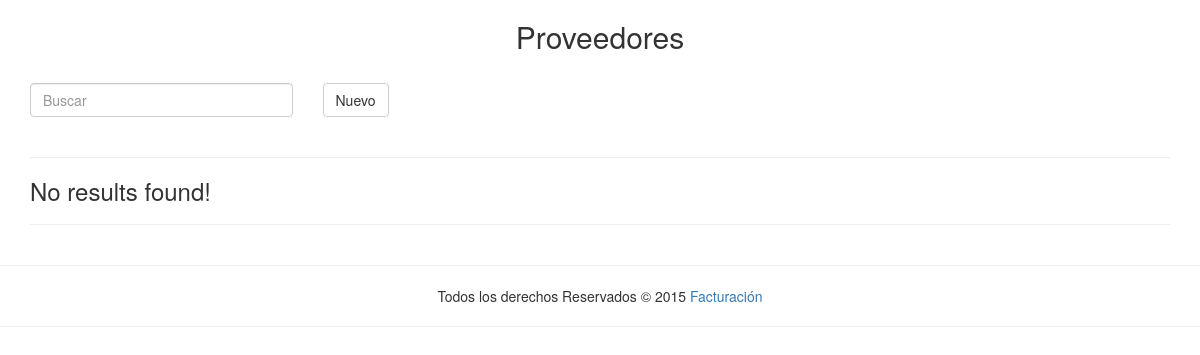
The app's page /index.php/personas/listar_proveedores, older data.
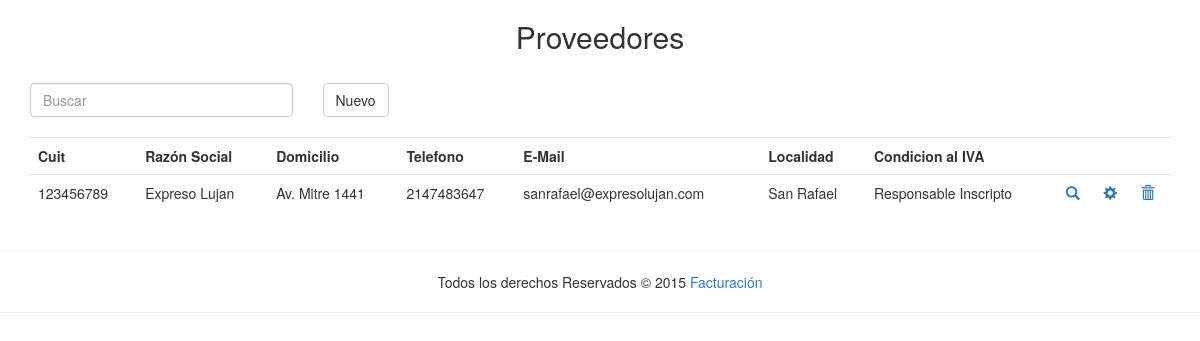
The same page, newer data.
### tables this page shows
CREATE TABLE IF NOT EXISTS `personas` (
`personas_id` int(5) NOT NULL,
  `razon_social` varchar(30) NOT NULL,
  `domicilio` varchar(50) NOT NULL,
  `telefono` int(20) NOT NULL,
  `localidad` varchar(20) NOT NULL,
  `cuit` varchar(15) NOT NULL,
  `iva_tipo` enum('Responsable Inscripto','Exento','Monotributo Social','Monotributo Eventual','Responsable Monotributo','Consumidor Final') NOT NULL,
  `email` varchar(30) NOT NULL,
  `tipo_persona` enum('Proveedor','Cliente') NOT NULL
);

### application/views/main_template.php (called while the page is built)
<?php
	$this->load->view('plantillas/head');
	$this->load->view('plantillas/cabeza');
 	$this->load->view($main_content);
 	$this->load->view('plantillas/pie');

### application/controllers/personas.php (called while the page is built, shortened)
<?php if ( ! defined('BASEPATH')) exit('No direct script access allowed');
class Personas extends CI_Controller {
 public function __construct()
 {
		$this->load->model('abm_model');
		$this->load->helper('form');
 }
public function listar_proveedores()
	{
		$facturaa = $this->abm_model->listar_personas('Proveedor', 'personas');
		foreach ($facturaa as $key) {
			$data[] = $key;
		}
		$result['title'] = 'Proveedores';
		$result['main_content'] = 'containertablapersonas';
		$result['data'] = $data;
		$result['persona_tipo'] = 'Proveedor';
		$this->load->view('main_template',$result);
	}
}
?>

### index.php (called while the page is built, shortened)
<?php
require_once BASEPATH.'core/CodeIgniter.php';

### application/models/abm_model.php (called while the page is built, shortened)
<?php
class Abm_model extends CI_Model {
    function listar_personas($tipo, $tabla)
    {
      $this->db->where('tipo_persona',$tipo);
      $sql = $this->db->get($tabla);
      return $sql->result();
    }
}
 ?>

### application/views/tablapersonas.php (the view, shortened to what this page needs)
<?php if(isset($data) && count($data)) : ?>
	<table id="tabla_personas" class="table table-hover">
		<tr>
			<th>Cuit</th>
			<th>Razón Social</th>
			<th>Domicilio</th>
			<th>Telefono</th>
			<th>E-Mail</th>
			<th>Localidad</th>
			<th>Condicion al IVA</th>
			<th colspan='3'></th>
		</tr>
		<?php
		foreach ($data as $persona) {
			$modificar = 'personas/modificar?personas_id='.$persona->personas_id.'&persona_tipo='.$persona_tipo;
			$eliminar = 'personas/eliminar?personas_id='.$persona->personas_id;
			$mostrar = 'personas/listar?personas_id='.$persona->personas_id;
			?>
			<tr id="<?php echo $persona->personas_id; ?>">
				<td><?php echo $persona->cuit; ?></td>
				<td><?php echo $persona->razon_social; ?></td>
				<td><?php echo $persona->domicilio; ?></td>
				<td><?php echo $persona->telefono; ?></td>
				<td><?php echo $persona->email; ?></td>
				<td><?php echo $persona->localidad; ?></td>
				<td><?php echo $persona->iva_tipo; ?></td>
				<td><a href="<?php echo base_url($mostrar); ?>"><span class="glyphicon glyphicon-search" aria-hidden="true"></span></a></td>
				<td><a href="<?php echo base_url($modificar); ?>"><span  id ="modificar" class="glyphicon glyphicon-cog" aria-hidden="true"></span></a></td>
			 	<td><a href="<?php echo base_url($eliminar); ?>" ><span class="glyphicon glyphicon-trash" aria-hidden="true"></span></a></td>
			</tr>
		<?php  }?>
		</table>
	<?php else : ?>
<hr/>
<h3>No results found!</h3>
<hr/>
<?php endif; ?>

### application/views/plantillas/head.php (shortened to what this page needs)
<!DOCTYPE html>
<html lang="es">
  <head>
	<link rel="stylesheet" href="https://maxcdn.bootstrapcdn.com/bootstrap/3.3.1/css/bootstrap.min.css">
</head>

### application/views/plantillas/cabeza.php (shortened to what this page needs)
<body>
  <h2 class="text-center"><?php echo $title;?> </h2>

### application/views/containertablapersonas.php (shortened to what this page needs)
<div id="container" class="table-responsive" style="width:95%; margin:auto;">
	<div class="row">
		<div class="col-sm-3">
			<br/>
			<input id="buscar" type="text" class="form-control" placeholder="Buscar">
			<br/>
		</div>
		<div class="col-sm-3 ">
			<br/>
			<?php
				$nuevo = 'personas/formulario?persona_tipo='.$persona_tipo;
			?>
			<a class="btn btn-default" href="<?php echo base_url($nuevo); ?> ">Nuevo</a>
			<br/>
		</div>
	</div>
	<div id="tabla">
		<?php $this->load->view('tablapersonas'); ?>
	</div>
</div>

### application/views/plantillas/pie.php
<hr/>
	<footer class="text-center">
	 	 Todos los derechos Reservados © 2015 <a href="#">Facturación</a>
	 </footer>
	 <hr/>
  </body>
</html>

Row changes from the older to the newer data that the page shows:
added personas: cuit "123456789", razon_social "Expreso Lujan", domicilio "Av. Mitre 1441", telefono "2147483647", email "sanrafael@expresolujan.com", localidad "San Rafael", iva_tipo "Responsable Inscripto"
Text that changed along with them:
text no longer shown: "No results found!"
text now shown: "Cuit Razón Social Domicilio Telefono E-Mail Localidad Condicion al IVA"
